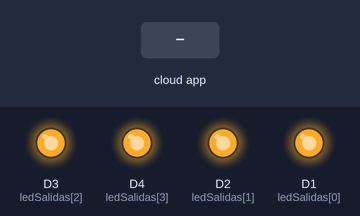
Bench run of a sketch on a simulated ESP8266 (NodeMCU). Parts: output pins drawn as LEDs (lit = HIGH). Inputs (shaded band) come from the test bench. WiFi joins after 1.5 s; servers stay silent unless stated; the Firebase database answers and starts empty; what the sketch prints to the serial monitor is not drawn.

Above: at 2.7 s.
2.8 s: the phone or cloud app sets LED1 to 1
At 6.0 s:
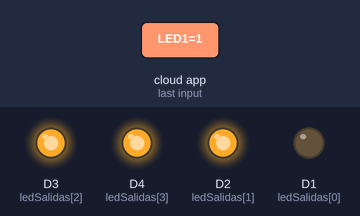
6.7 s: the phone or cloud app sets LED2 to 1
At 9.9 s:
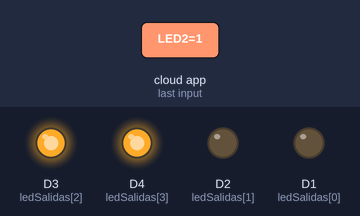
11.0 s: the phone or cloud app sets LED3 to 1
At 14.9 s:
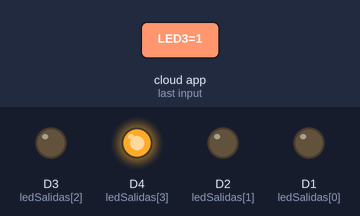
15.2 s: the phone or cloud app sets LED4 to 1
At 18.8 s:
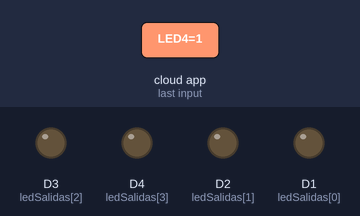
19.5 s: the phone or cloud app sets LED1 to 0
At 20.7 s:
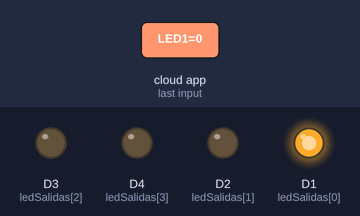
21.7 s: the phone or cloud app sets LED2 to 0
At 24.5 s:
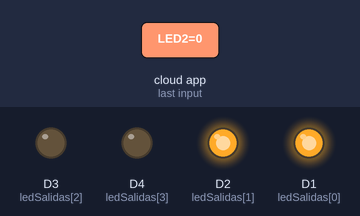
Timing chart, 0 to 26.0 s (numbered marks = the images above; inputs shaded):
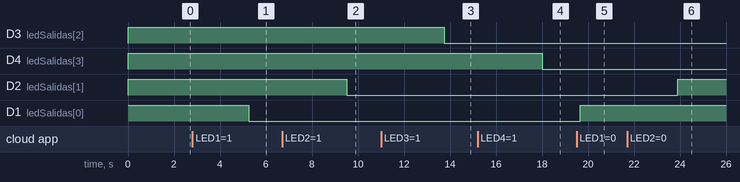

The sketch:

FirebaseEsp8266.ino
```cpp
#include <ESP8266WiFi.h>
#include <FirebaseESP8266.h>

#define ssid "Izzi2" //Nombre del SSid Wifi
#define password "Maelo21583.1"  //Contraseña del WIFI
#define FIREBASE_HOST "prueba-55344.firebaseio.com"   //Direccion de la Base de datos
#define FIREBASE_AUTH "lINMfC4aQzEc0IZjAdOaHZQCrfZ9ynlzObFew3vi"  // Codigo secreto

FirebaseData firebaseData; //Conexion con base de datos
// Variables
int ledSalidas[] = {D1,D2,D3,D4};//Salidas del NodMCu
String nombreVariablesBD[] = {"/LED1","/LED2","/LED3","/LED4"};//Nombre de variables en BD
FirebaseJson json;//Varibale de tipo Json

//Inicializa el progragrama
void setup() {
  //Establece la velocidad de comunicacion
  Serial.begin(9600);
  //establece las salidas
  for(int i=0;i< 4;i++){
    pinMode(ledSalidas[i],OUTPUT);
    digitalWrite(ledSalidas[i],HIGH);
  }
  //Establece las  variables de conexion
  WiFi.begin(ssid, password);
  //Intenta conectar con el WIfi
  while (WiFi.status() != WL_CONNECTED)
  {
    Serial.print(".");
    delay(250);
  }
  Serial.print("Conectado con éxito, mi IP es: ");
  Serial.println(WiFi.localIP());
  //Accede con las credenciales de FireBase
  Firebase.begin(FIREBASE_HOST, FIREBASE_AUTH);
  Firebase.reconnectWiFi(true);
}
void loop() {
  ComunicacionFirebase();
}
//Método encargado de comunicarse con FireBase y activar desactivar las salidas del NodMcu
void ComunicacionFirebase(){
// Verifica si esta conecata al wifi
  if(WiFi.status()== WL_CONNECTED){
    //recorre el areglo ,cuenta en automatico cuantos datos existe
    for (int i = 0; i < (sizeof(nombreVariablesBD)/sizeof(nombreVariablesBD[0])); i++){
      //Obiene el nombre de los datos de las varibales en la Base de datos
      Firebase.getString(firebaseData,nombreVariablesBD[i]);
      //Valida que sea 1
      if(firebaseData.intData() == 1){
        //Enciende la salida correspondiente
        digitalWrite(ledSalidas[i],LOW);
      }
      //Valida que sea 0
      if(firebaseData.intData() == 0){
        //Apga la salida correspondiete
        digitalWrite(ledSalidas[i],HIGH);
      }
      delay(500);
    }
    delay(1000);
  }
}
```

Measured:
- after the input at 2.8 s, D1 (ledSalidas[0]): HIGH → LOW after 2.5 s
- after the input at 6.7 s, D2 (ledSalidas[1]): HIGH → LOW after 2.8 s
- after the input at 11.0 s, D3 (ledSalidas[2]): HIGH → LOW after 2.8 s
- after the input at 15.2 s, D4 (ledSalidas[3]): HIGH → LOW after 2.8 s
- after the input at 19.5 s, D1 (ledSalidas[0]): LOW → HIGH after 0.16 s
- after the input at 21.7 s, D2 (ledSalidas[1]): LOW → HIGH after 2.2 s
